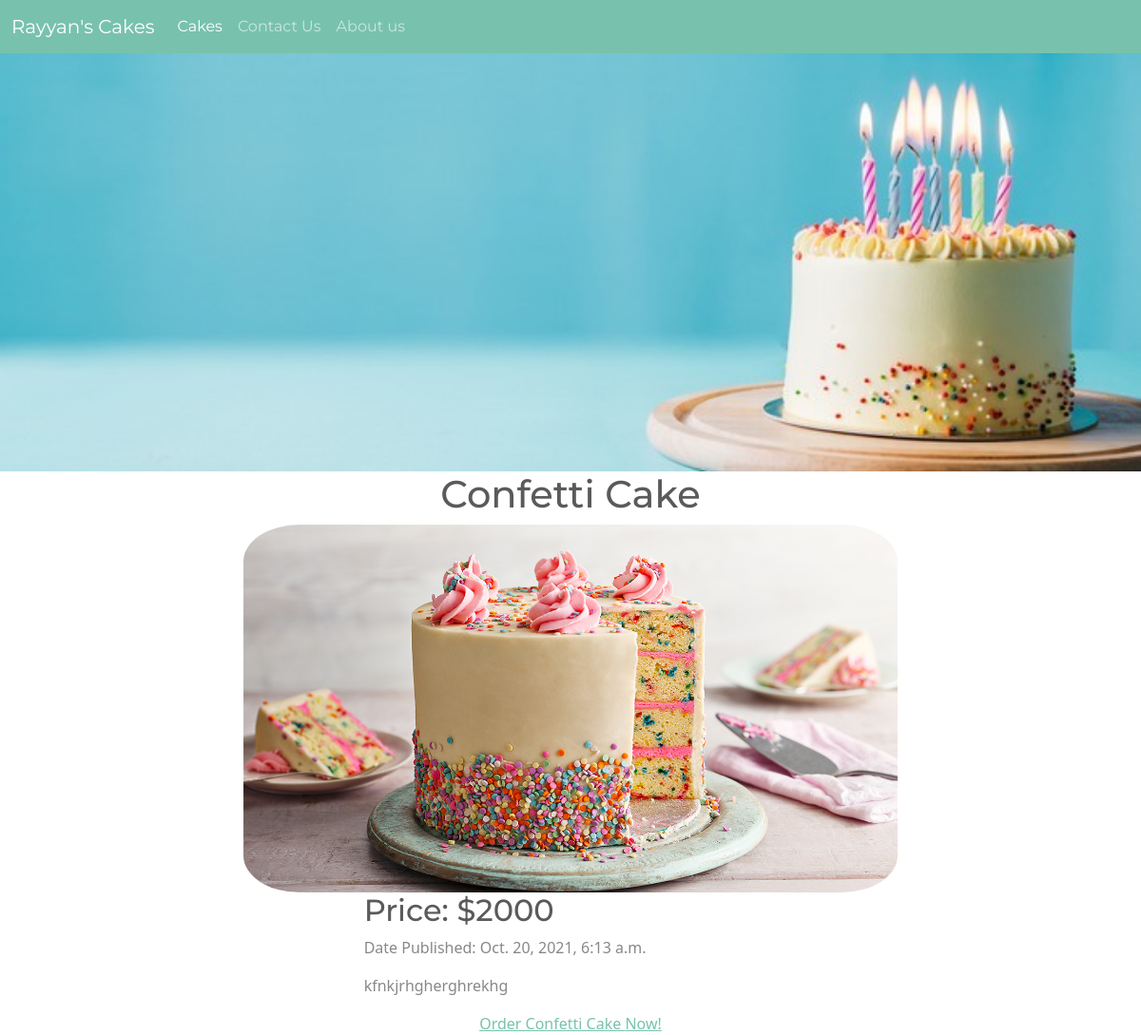
Page /cakes/2/ on the earlier database version.
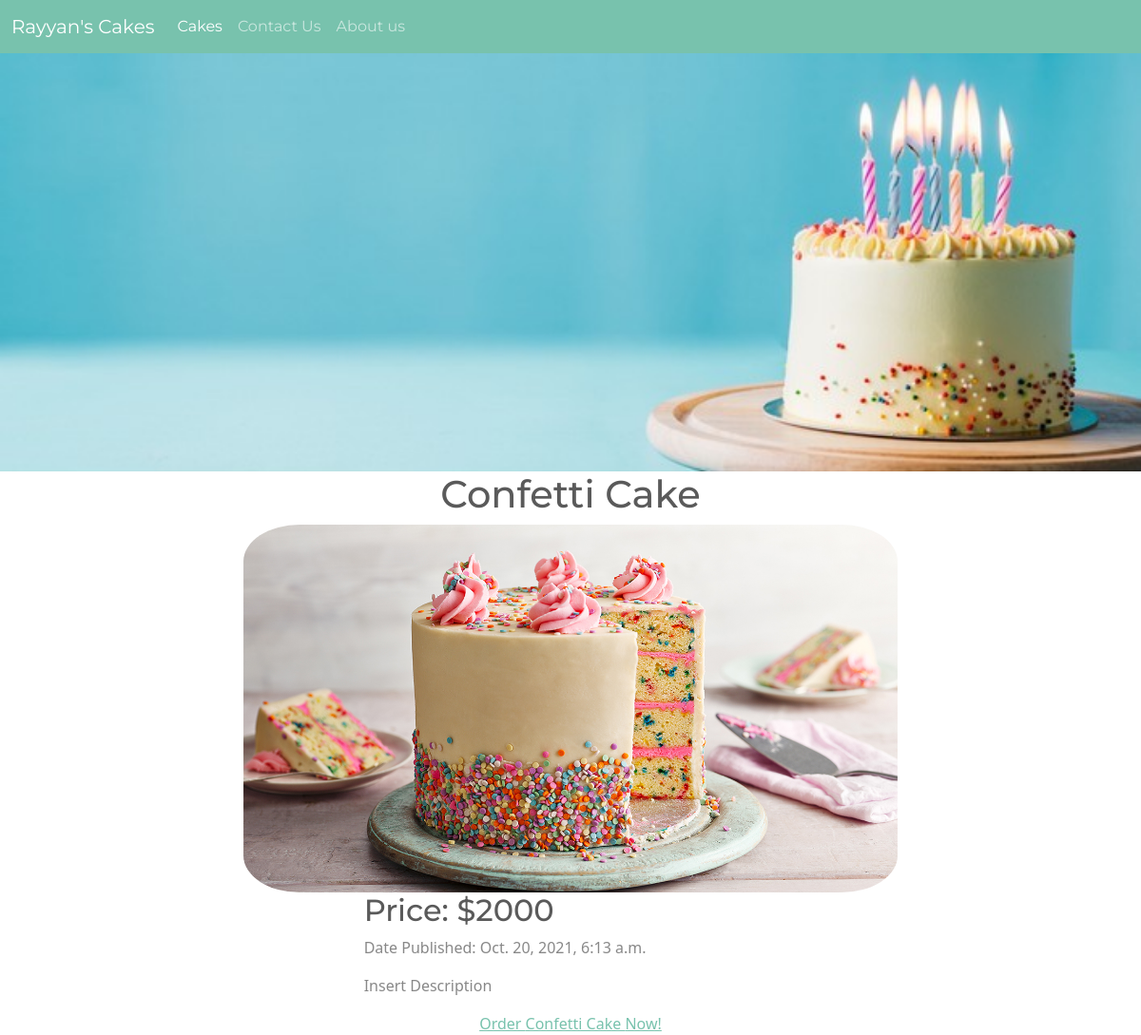
Same page on the later database version.
### cakes/models.py (models this page shows, shortened)
class Cake(models.Model):
    name = models.CharField(max_length=30)
    pub_date = models.DateTimeField('Date Uploaded')
    price = models.IntegerField()
    picture_name = models.CharField(max_length=50)
    description = models.CharField(max_length=100)
    cooking_time = models.IntegerField()

### cakes/views.py (the view)
# urls.py: path('<int:cake_id>/', views.detail, name='detail'),
def detail(request, cake_id):
    cake = get_object_or_404(Cake, pk=cake_id)
    return render(request, 'cakes/detail.html', {'cake':cake})

### cakes/templates/cakes/detail.html (shortened to what this page needs)
<!DOCTYPE html>
<html lang="en">
<head>
    {% load static %}
    <link rel="stylesheet"  href="{%  static  'style.css'  %}">
</head>
<body>
    <div>
        <nav class="navbar navbar-expand-lg navbar-dark bg-primary">
            <div class="container-fluid">
              <a class="navbar-brand" href="#">Rayyan's Cakes</a>
              <div class="collapse navbar-collapse" id="navbarColor01">
                <ul class="navbar-nav me-auto">
                  <li class="nav-item">
                    <a class="nav-link active" href="{% url 'cakes:index' %}">Cakes
                    </a>
                  </li>
                  <li class="nav-item">
                    <a class="nav-link" href="#">Contact Us</a>
                  </li>
                  <li class="nav-item">
                    <a class="nav-link" href="#">About us</a>
                  </li>
                </ul>
              </div>
            </div>
          </nav>
          <img src="{% get_static_prefix %}cakes/birthday.jpeg" alt="banner image of a cake" style="width: 100%;">
    </div>
    <div class="container">
        <div class="row">
            <div class="col"></div>
            <div class="col-8">
                <h1 style="text-align: center;">{{ cake.name }}</h1>
                <div class="container">
                    <div class="row">
                        <img src="{% get_static_prefix %}cakes/{{ cake.picture_name }}.jpg" alt="" style="border-radius: 10%;">
                    </div>
                </div>
                <div class="row">
                    <div class="col"></div>
                    <div class="col-8">
                        <div class="container">
                            <div class="row">
                                <h2>Price: ${{ cake.price }}</h2>
                                <p>Date Published: {{ cake.pub_date }}</p>
                                <p>{{ cake.description }}</p>
                                <a href="{% url 'cakes:order' cake.id %}", style="text-align: center;">Order {{ cake.name }} Now!</a>
                            </div>
                        </div>
                    </div>
                    <div class="col"></div>
                </div>
            </div>
            <div class="col"></div>
        </div>
    </div>
</body>
</html>

Differences in the rows shown:
changed Cake "Confetti Cake": description "kfnkjrhgherghrekhg" → "Insert Description"
